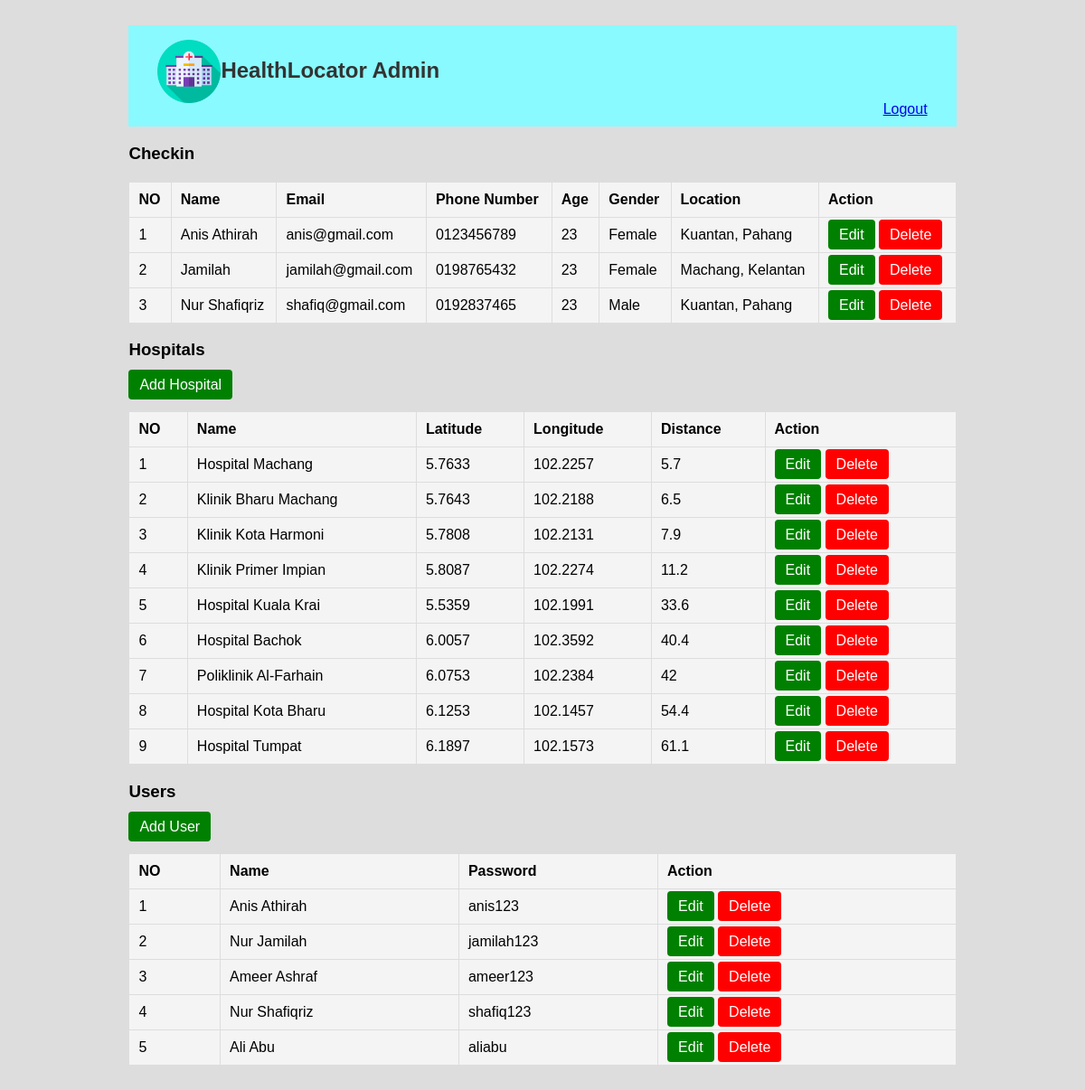
The app's page /admin.php with its own data.
### tables this page shows
CREATE TABLE `checkin` (
  `checkin_id` int(11) NOT NULL,
  `name` varchar(100) NOT NULL,
  `email` varchar(100) NOT NULL,
  `phone` varchar(50) NOT NULL,
  `age` int(11) NOT NULL,
  `gender` varchar(10) NOT NULL,
  `location` varchar(100) NOT NULL
);

CREATE TABLE `hospital` (
  `hospital_id` int(11) NOT NULL,
  `hospital_name` varchar(100) NOT NULL,
  `latitude` varchar(100) NOT NULL,
  `longitude` varchar(100) NOT NULL,
  `distance` double NOT NULL
);

CREATE TABLE `user` (
  `userid` int(11) NOT NULL,
  `fullname` varchar(100) NOT NULL,
  `password` varchar(100) NOT NULL
);

### admin.php (the view, shortened to what this page needs)
<?php include 'connect.php'; ?>
<!DOCTYPE html>
<html lang="en">
<head>
</head>
<body>
    <div class="container">
        <div style="background: #89faff; padding: 1rem; height: 80px;">
        <img src="ic_health_locator_logo.png" alt="logo" width="70" height="70" style="padding-left: 1rem; float: left;">
        <h2 >HealthLocator Admin</h2>
        <a href="login.php" style="float: right; padding-right: 1rem;">Logout</a>
        </div>
        <h3>Checkin</h3>
        <table>
            <tr><th>NO</th><th>Name</th><th>Email</th><th>Phone Number</th><th>Age</th><th>Gender</th><th>Location</th><th>Action</th></tr>
            <?php
            $result = $conn->query("SELECT * FROM CHECKIN");
            $num = 0;
            while ($row = $result->fetch_assoc()) {
                $num ++;
                ?><tr>
                    <td><?php echo $num;?></td>
                    <td><?php echo $row['name'];?></td>
                    <td><?php echo $row['email'];?></td>
                    <td><?php echo $row['phone'];?></td>
                    <td><?php echo $row['age'];?></td>
                    <td><?php echo $row['gender'];?></td>
                    <td><?php echo $row['location'];?></td>
                    <td>
                        <a href="edit_checkin.php?id=<?php echo $row['checkin_id'];?>" class='btn' style='background: green;'>Edit</a>
                        <a href="delete_checkin.php?id=<?php echo $row['checkin_id'];?>" class='btn' style='background: red;'>Delete</a>
                    </td>
                </tr><?php
            }
            ?>
        </table>
        <h3>Hospitals</h3>
        <a href="add_hospital.php" class="btn">Add Hospital</a>
        <table>
            <tr><th>NO</th><th>Name</th><th>Latitude</th><th>Longitude</th><th>Distance</th><th>Action</th></tr>
            <?php
            $result = $conn->query("SELECT * FROM HOSPITAL ORDER BY DISTANCE");
            $num = 0;
            while ($row = $result->fetch_assoc()) {
                $num ++;
                ?><tr>
                    <td><?php echo $num;?></td>
                    <td><?php echo $row['hospital_name'];?></td>
                    <td><?php echo $row['latitude'];?></td>
                    <td><?php echo $row['longitude'];?></td>
                    <td><?php echo $row['distance'];?></td>
                    <td>
                        <a href="edit_hospital.php?id=<?php echo $row['hospital_id'];?>" class='btn' style='background: green;'>Edit</a>
                        <a href="delete_hospital.php?id=<?php echo $row['hospital_id'];?>" class='btn' style='background: red;'>Delete</a>
                    </td>
                </tr><?php
            }
            ?>
        </table>
        <h3>Users</h3>
        <a href="add_user.php" class="btn">Add User</a>
        <table>
            <tr><th>NO</th><th>Name</th><th>Password</th><th>Action</th></tr>
            <?php
            $result = $conn->query("SELECT * FROM USER");
            $num = 0;
            while ($row = $result->fetch_assoc()) {
                $num ++;
                ?><tr>
                    <td><?php echo $num;?></td>
                    <td><?php echo $row['fullname'];?></td>
                    <td><?php echo $row['password'];?></td>
                    <td>
                        <a href="edit_user.php?id=<?php echo $row['userid'];?>" class='btn' style='background: green;'>Edit</a>
                        <a href="delete_user.php?id=<?php echo $row['userid'];?>" class='btn' style='background: red;'>Delete</a>
                    </td>
                </tr><?php
            }
            ?>
        </table>
    </div>
</body>
</html>

### admin.php (style rules this page uses)
body { background: #dddddd; font-family: Arial, sans-serif; padding: 20px; }
h2 { color: #333; }
table { width: 100%; border-collapse: collapse; margin-top: 20px; }
th, td { background-color: #f4f4f4; border: 1px solid #ddd; padding: 10px; text-align: left; }
.container { width: 80%; margin: auto; }
.btn { text-decoration: none; padding: 8px 12px; background: green; color: white; border-radius: 4px; }

### records on screen
checkin: name "Anis Athirah", email "anis@gmail.com", phone "0123456789", age "23", gender "Female", location "Kuantan, Pahang"
checkin: name "Jamilah", email "jamilah@gmail.com", phone "0198765432", age "23", gender "Female", location "Machang, Kelantan"
checkin: name "Nur Shafiqriz", email "shafiq@gmail.com", phone "0192837465", age "23", gender "Male", location "Kuantan, Pahang"
hospital: hospital_name "Hospital Machang", latitude "5.7633", longitude "102.2257", distance "5.7"
hospital: hospital_name "Klinik Bharu Machang", latitude "5.7643", longitude "102.2188", distance "6.5"
hospital: hospital_name "Klinik Kota Harmoni", latitude "5.7808", longitude "102.2131", distance "7.9"
hospital: hospital_name "Klinik Primer Impian", latitude "5.8087", longitude "102.2274", distance "11.2"
hospital: hospital_name "Hospital Kuala Krai", latitude "5.5359", longitude "102.1991", distance "33.6"
hospital: hospital_name "Hospital Bachok", latitude "6.0057", longitude "102.3592", distance "40.4"
hospital: hospital_name "Poliklinik Al-Farhain", latitude "6.0753", longitude "102.2384", distance "42"
hospital: hospital_name "Hospital Kota Bharu", latitude "6.1253", longitude "102.1457", distance "54.4"
hospital: hospital_name "Hospital Tumpat", latitude "6.1897", longitude "102.1573", distance "61.1"
user: fullname "Anis Athirah", password "anis123"
user: fullname "Nur Jamilah", password "jamilah123"
user: fullname "Ameer Ashraf", password "ameer123"
user: fullname "Nur Shafiqriz", password "shafiq123"
user: fullname "Ali Abu", password "aliabu"
